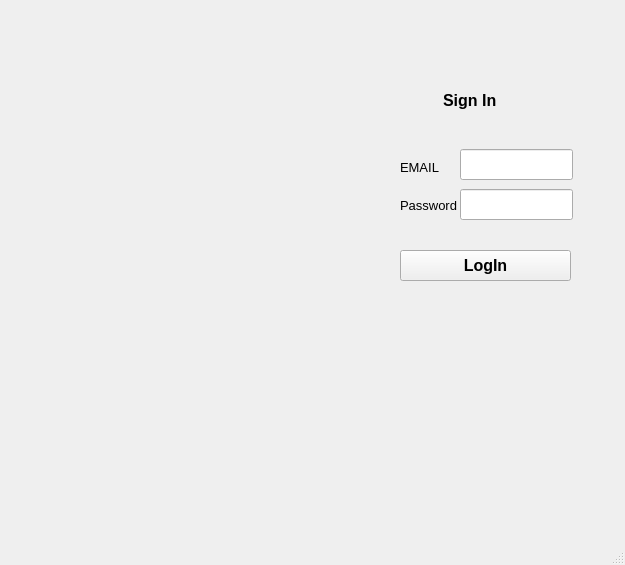
<?xml version="1.0" encoding="UTF-8"?>
<ui version="4.0">
 <class>MainWindow</class>
 <widget class="QMainWindow" name="MainWindow">
  <property name="geometry">
   <rect>
    <x>0</x>
    <y>0</y>
    <width>625</width>
    <height>565</height>
   </rect>
  </property>
  <property name="windowTitle">
   <string>MainWindow</string>
  </property>
  <widget class="QWidget" name="centralwidget">
   <widget class="QWidget" name="widget" native="true">
    <property name="geometry">
     <rect>
      <x>30</x>
      <y>30</y>
      <width>550</width>
      <height>500</height>
     </rect>
    </property>
    <widget class="QLabel" name="label">
     <property name="geometry">
      <rect>
       <x>50</x>
       <y>40</y>
       <width>280</width>
       <height>430</height>
      </rect>
     </property>
     <property name="styleSheet">
      <string notr="true">border-top-left-radius:50px;
background-image: url(:/images/og-social-share-image.jpg);</string>
     </property>
     <property name="text">
      <string/>
     </property>
     <property name="pixmap">
      <pixmap resource="DSA FINAL PROJECT IMAGE/login_form.qrc">:/images/og-social-share-image.jpg</pixmap>
     </property>
     <property name="scaledContents">
      <bool>true</bool>
     </property>
    </widget>
    <widget class="QLabel" name="passwordtxt">
     <property name="geometry">
      <rect>
       <x>350</x>
       <y>40</y>
       <width>201</width>
       <height>431</height>
      </rect>
     </property>
     <property name="text">
      <string/>
     </property>
    </widget>
    <widget class="QLabel" name="label_3">
     <property name="geometry">
      <rect>
       <x>380</x>
       <y>50</y>
       <width>121</width>
       <height>41</height>
      </rect>
     </property>
     <property name="font">
      <font>
       <pointsize>12</pointsize>
       <weight>75</weight>
       <bold>true</bold>
       <underline>false</underline>
      </font>
     </property>
     <property name="text">
      <string>       Sign In</string>
     </property>
     <property name="scaledContents">
      <bool>false</bool>
     </property>
     <property name="indent">
      <number>2</number>
     </property>
    </widget>
    <widget class="QLabel" name="label_4">
     <property name="geometry">
      <rect>
       <x>370</x>
       <y>122</y>
       <width>61</width>
       <height>31</height>
      </rect>
     </property>
     <property name="font">
      <font>
       <pointsize>10</pointsize>
      </font>
     </property>
     <property name="text">
      <string>EMAIL</string>
     </property>
    </widget>
    <widget class="QLineEdit" name="emailtxt">
     <property name="geometry">
      <rect>
       <x>430</x>
       <y>119</y>
       <width>113</width>
       <height>31</height>
      </rect>
     </property>
     <property name="font">
      <font>
       <pointsize>10</pointsize>
      </font>
     </property>
    </widget>
    <widget class="QLineEdit" name="emailtxt_2">
     <property name="geometry">
      <rect>
       <x>430</x>
       <y>159</y>
       <width>113</width>
       <height>31</height>
      </rect>
     </property>
     <property name="font">
      <font>
       <pointsize>10</pointsize>
      </font>
     </property>
    </widget>
    <widget class="QLabel" name="label_5">
     <property name="geometry">
      <rect>
       <x>370</x>
       <y>160</y>
       <width>61</width>
       <height>31</height>
      </rect>
     </property>
     <property name="font">
      <font>
       <pointsize>10</pointsize>
      </font>
     </property>
     <property name="text">
      <string>Password</string>
     </property>
    </widget>
    <widget class="QPushButton" name="loginbutton">
     <property name="geometry">
      <rect>
       <x>370</x>
       <y>220</y>
       <width>171</width>
       <height>31</height>
      </rect>
     </property>
     <property name="font">
      <font>
       <pointsize>12</pointsize>
       <weight>75</weight>
       <bold>true</bold>
      </font>
     </property>
     <property name="text">
      <string>LogIn</string>
     </property>
    </widget>
   </widget>
  </widget>
  <widget class="QStatusBar" name="statusbar"/>
 </widget>
 <resources>
  <include location="DSA FINAL PROJECT IMAGE/login_form.qrc"/>
 </resources>
 <connections/>
</ui>
